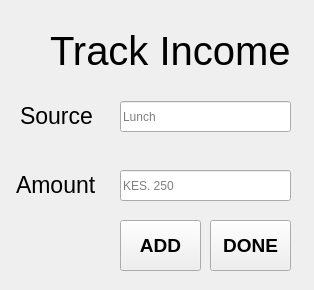
<?xml version="1.0" encoding="UTF-8"?>
<ui version="4.0">
 <class>MainWindow</class>
 <widget class="QMainWindow" name="MainWindow">
  <property name="geometry">
   <rect>
    <x>0</x>
    <y>0</y>
    <width>314</width>
    <height>290</height>
   </rect>
  </property>
  <property name="windowTitle">
   <string>Expense Tracker - Add</string>
  </property>
  <widget class="QWidget" name="centralwidget">
   <widget class="QLineEdit" name="ent_src">
    <property name="geometry">
     <rect>
      <x>120</x>
      <y>101</y>
      <width>171</width>
      <height>31</height>
     </rect>
    </property>
    <property name="placeholderText">
     <string>Lunch</string>
    </property>
   </widget>
   <widget class="QLabel" name="label">
    <property name="geometry">
     <rect>
      <x>20</x>
      <y>100</y>
      <width>81</width>
      <height>31</height>
     </rect>
    </property>
    <property name="font">
     <font>
      <pointsize>17</pointsize>
     </font>
    </property>
    <property name="text">
     <string>Source</string>
    </property>
   </widget>
   <widget class="QLabel" name="label_2">
    <property name="geometry">
     <rect>
      <x>16</x>
      <y>169</y>
      <width>81</width>
      <height>31</height>
     </rect>
    </property>
    <property name="font">
     <font>
      <pointsize>17</pointsize>
     </font>
    </property>
    <property name="text">
     <string>Amount</string>
    </property>
   </widget>
   <widget class="QLineEdit" name="ent_amt">
    <property name="geometry">
     <rect>
      <x>120</x>
      <y>170</y>
      <width>171</width>
      <height>31</height>
     </rect>
    </property>
    <property name="text">
     <string/>
    </property>
    <property name="placeholderText">
     <string>KES. 250</string>
    </property>
   </widget>
   <widget class="QPushButton" name="btn_add">
    <property name="geometry">
     <rect>
      <x>120</x>
      <y>220</y>
      <width>81</width>
      <height>51</height>
     </rect>
    </property>
    <property name="font">
     <font>
      <pointsize>14</pointsize>
      <weight>75</weight>
      <bold>true</bold>
     </font>
    </property>
    <property name="text">
     <string>ADD</string>
    </property>
   </widget>
   <widget class="QLabel" name="label_3">
    <property name="geometry">
     <rect>
      <x>50</x>
      <y>30</y>
      <width>271</width>
      <height>41</height>
     </rect>
    </property>
    <property name="font">
     <font>
      <pointsize>30</pointsize>
     </font>
    </property>
    <property name="text">
     <string>Track Income</string>
    </property>
   </widget>
   <widget class="QPushButton" name="btn_done">
    <property name="geometry">
     <rect>
      <x>210</x>
      <y>220</y>
      <width>81</width>
      <height>51</height>
     </rect>
    </property>
    <property name="font">
     <font>
      <pointsize>14</pointsize>
      <weight>75</weight>
      <italic>false</italic>
      <bold>true</bold>
     </font>
    </property>
    <property name="text">
     <string>DONE</string>
    </property>
   </widget>
  </widget>
 </widget>
 <resources/>
 <connections/>
</ui>
